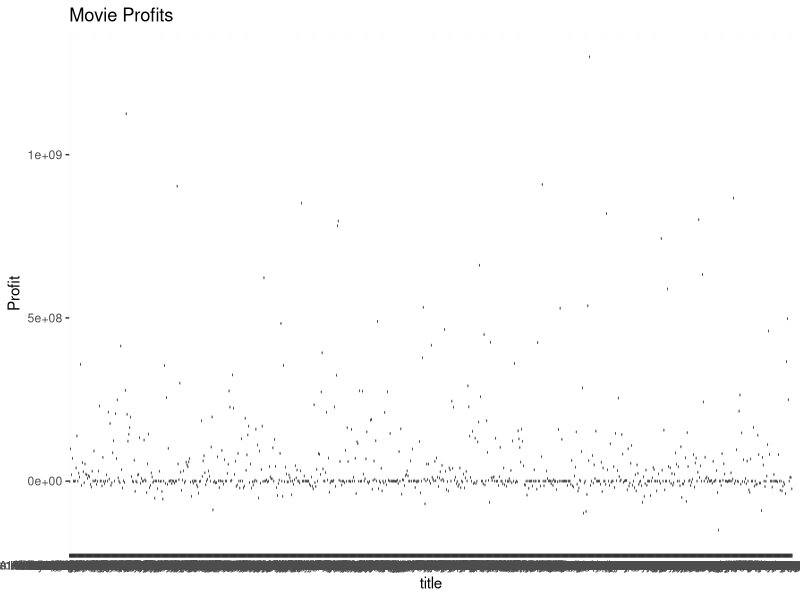
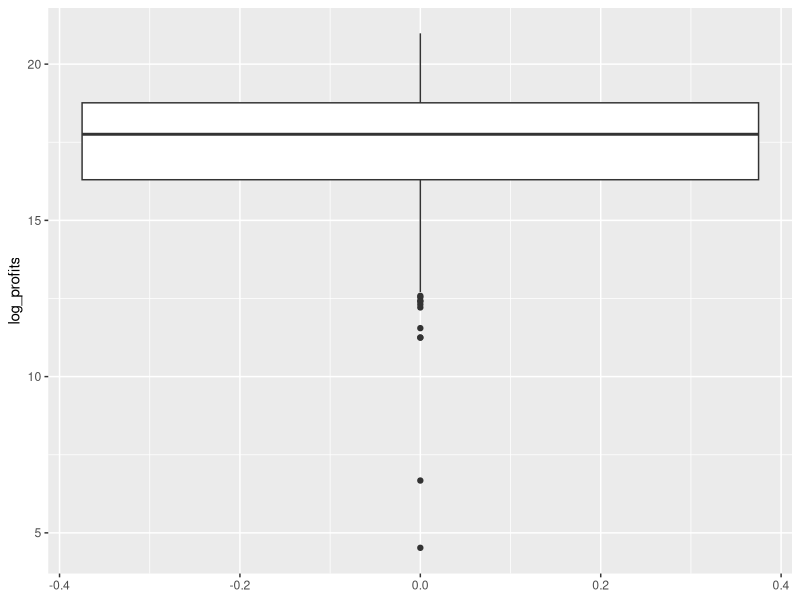
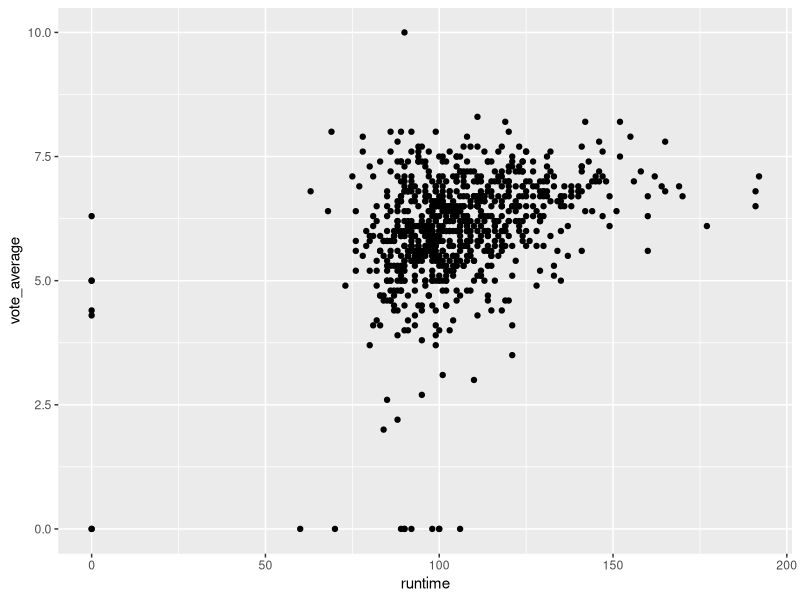
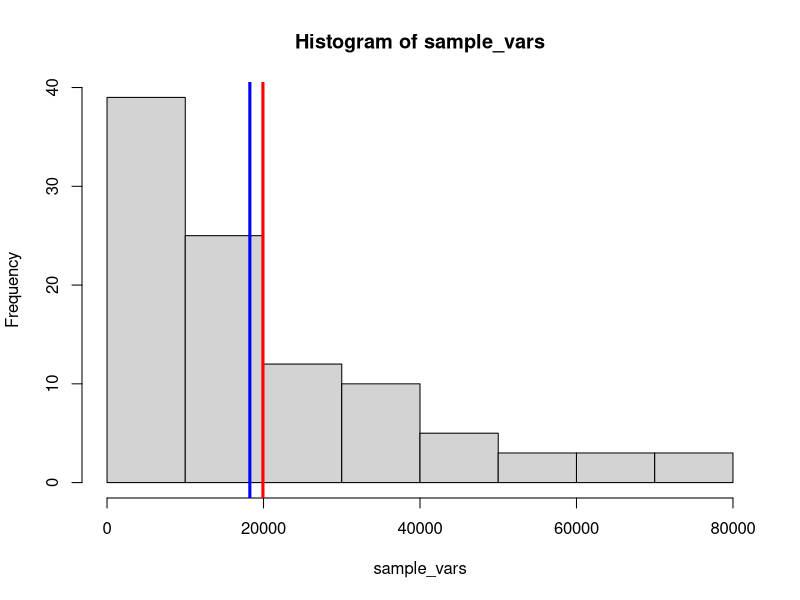

R code for these plots, in order: (Note: this script raises an error after producing the figures.)
## ---- chunk 1
knitr::opts_chunk$set(echo = TRUE)
## ---- chunk 2
#install.packages("readr")
#install.packages("tidyverse")
library(tidyverse)
library(readr)
movies4 = read_tsv("movies4.tsv")
movies4 %>%
  count(index)
movies4
#808 observations
#19 variables
#19 subjects
#A subject consists of a multitude of information about a movie, from the title to the release year to the head actor to the vote average.
## ---- chunk 3
#Nominal variables: keywords, original_language, title, genre, first_actor, first_actor_gender, director_first_name, director_gender

#Ordinal variables: NA

#Interval variables: index, release_date, release_year, release_month, release_day

#Ratio variables: budget, popularity, revenue, runtime, vote_average, vote_count 
## ---- chunk 4
movies4 = read_tsv("movies4.tsv")
movies4 = movies4 %>%
  mutate(profits=revenue-budget)

profit_summary = movies4 %>%
  summarise(mean_profit=mean(profits, na.rm=T),
            median_profit=median(profits, na.rm=T),
            max_profit=max(profits, na.rm=T),
            min_profit=min(profits, na.rm=T)
            )
profit_summary

## ---- chunk 5
movies4 = read_tsv("movies4.tsv")

movies4 = movies4 %>%
  mutate(profits=revenue-budget)

movies4_highest = movies4 %>%
  filter(profits==max(profits, na.rm=T))%>%
  select(title, profits)
movies4_highest

movies4_lowest = movies4 %>%
  filter(profits==min(profits, na.rm=T))%>%
  select(title, profits)
movies4_lowest

## ---- chunk 6
library (ggplot2)

boxplot_profits<-ggplot(movies4, aes(x = title, y = profits)) +
  geom_boxplot() +
  labs(title="Movie Profits",
       y="Profit")
boxplot_profits

quartiles = quantile(movies4$profits)
quartiles
## ---- chunk 7
movies4 = read_tsv("movies4.tsv")
movies4 = movies4 %>%
  mutate(profits=revenue-budget)
movies4 =movies4%>%
  mutate(log_profits=log(profits))

movies4%>%
  summarise(mean(log_profits, na.rm=T))
## ---- chunk 8
movies4=read_tsv("movies4.tsv")
movies4=movies4%>%
  mutate(profits=revenue-budget)%>%
  mutate(log_profits = ifelse(profits <= 0, NA, log(profits)))
movies4

movies4%>%
  summarise(mean(log_profits, na.rm=T))

ggplot(movies4, aes(y=log_profits)) +
  geom_boxplot()



## ---- chunk 9

ggplot(movies4, aes(x=runtime, y=vote_average)) +
  geom_point()

## ---- chunk 10
#WRITE YOUR CODE HERE
library(tidyverse)

y<- movies4 %>%
  group_by(first_actor)%>%
  count(first_actor)%>%
  arrange(desc(n))

head(y,2)

## ---- chunk 11
#WRITE YOUR CODE HERE
z<- movies4%>%
  group_by(first_actor)%>%
  summarise(mean_r = mean(revenue, na.rm = TRUE))
z = slice(z, -(1:64))
head(z,1)

mean_revenue = mean(movies4$revenue)
mean_revenue
## ---- chunk 12
mean(y$n)
## ---- chunk 13
library(tidyverse)

movies4 <- movies4 %>%
  mutate(profit_in_millions = profits / 1000000)

variance <- var(movies4$profit_in_millions)

variance

## ---- chunk 14
set.seed(56564)
movies_sample <- movies4[sample(nrow(movies4), 25), ]

variance_sample <- var(movies_sample$profit_in_millions)

variance_sample

variance

## ---- chunk 15
set.seed(293)
sample_vars<- c()
for(i in 1:100){
  mov_samp<- slice_sample(movies4, n=25)
  sample_vars[i]<- var(mov_samp$profit_in_millions)
  
}
print(sample_vars[1:9])
min(sample_vars)
max(sample_vars)
## ---- chunk 16
hist(sample_vars)
abline(v=mean(sample_vars),
              col = "red",
              lwd = 3)
abline(v=sd(sample_vars),
       col="blue",
       lwd = 3)
cat("mean = ", mean(sample_vars), "\n")
cat("standard deviation =",sd(sample_vars))
mean(sample_vars)
sd(sample_vars)

## ---- chunk 17
library(tidyverse)
library(readr)
movies4
movies_thriller <- movies4 %>%
  filter(genre=="Thriller")%>%
  summarise(
    n=n(),
    mean_runtime=mean(runtime, na.rm=T),
    sd_runtime=sd(runtime, na.rm=T),
    se=sd_runtime/sqrt(n()),
    t_critical=qt(0.995, df=n-1),
    ci_lower=mean_runtime-t_critical*se,
    ci_upper=mean_runtime+t_critical*se)%>%
  print()


## ---- chunk 18

movies4 <- movies4%>%
  mutate(runtime = ifelse(runtime == 0, NA, runtime))

movies_thrillerb <- movies4 %>%
  filter(genre == "Thriller")

mean_runtime_thriller = mean(movies_thrillerb$runtime, na.rm = T)
n = sum(!is.na(movies_thrillerb$runtime))
sd_thriller = sd(movies_thrillerb$runtime, na.rm = T)
se_thriller = sd_thriller/ sqrt(n)
z_value = qnorm(0.995)

lowerbound = mean_runtime_thriller-z_value * se_thriller
upperbound = mean_runtime_thriller+z_value * se_thriller
print(c(lowerbound,upperbound))

data.frame(
  Methode = c("a","b"),
  Lower = c(movies_thriller$ci_lower, lowerbound),
  Upper = c(movies_thriller$ci_upper, upperbound)
)

interval_a = movies_thriller$ci_upper - movies_thriller$ci_lower
interval_b = upperbound-lowerbound

interval_a > interval_b
## ---- chunk 19
sample_var = var(movies4$runtime)
n = length(movies4$runtime)
H0 = 500
chi_square = ((n-1)*sample_var)/H0
a = 0.05
critl = qchisq(a/2, df=n-1)
crith = qchisq(1-a/2, df = n-1)
if (chi2<crit_low|chi2>crit_high){
  conc = "reject H0"
}else{
  conc = "accept H0"
}
conc



## ---- chunk 20
hist(movies4$runtime)
qqnorm(movies4$runtime)
qqline(movies4$runtime, col = "red")

## ---- chunk 21
#WRITE YOUR CODE HERE


## ---- chunk 22
#WRITE YOUR CODE HERE


## ---- chunk 23
#WRITE YOUR CODE HERE


## ---- chunk 24
#WRITE YOUR CODE HERE

## ---- chunk 25
#WRITE YOUR CODE HERE

## ---- chunk 26
#WRITE YOUR CODE HERE

## ---- chunk 27
#WRITE YOUR CODE HERE

## ---- chunk 28
#WRITE YOUR CODE HERE

## ---- chunk 29
#WRITE YOUR CODE HERE

## ---- chunk 30
#WRITE YOUR CODE HERE

## ---- chunk 31
#WRITE YOUR CODE HERE

## ---- chunk 32
#WRITE YOUR CODE HERE

## ---- chunk 33
#WRITE YOUR CODE HERE

## ---- chunk 34
#WRITE YOUR CODE HERE

## ---- chunk 35
#WRITE YOUR CODE HERE

## ---- chunk 36
#WRITE YOUR CODE HERE

## ---- chunk 37
#WRITE YOUR CODE HERE

## ---- chunk 38
#WRITE YOUR CODE HERE

## ---- chunk 39
#WRITE YOUR CODE HERE
